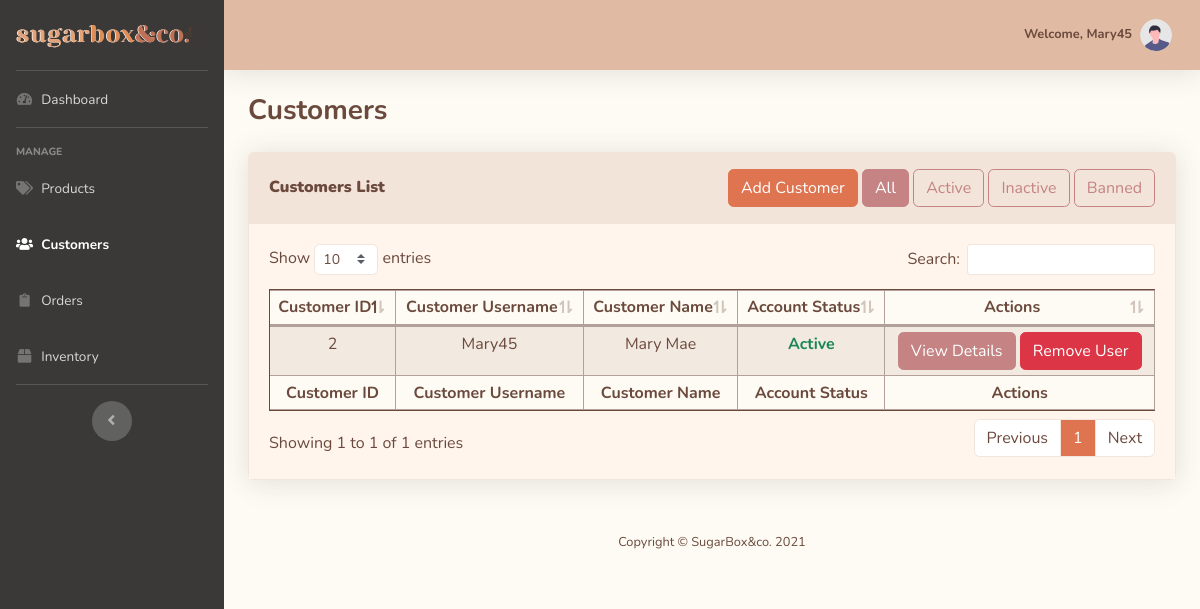
Before: /admin-src/customers.php (signed in) with the older database file.
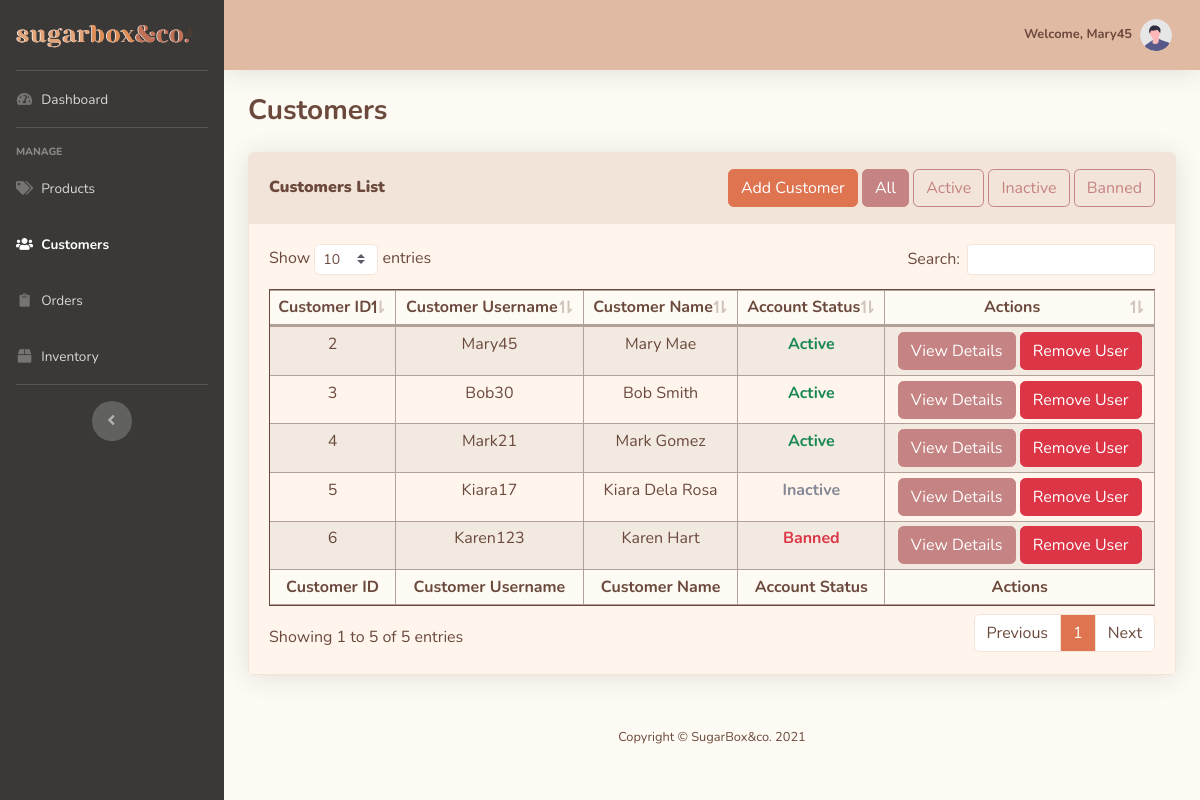
After: the same page with the newer database file.
### tables this page shows
CREATE TABLE `customer` (
  `Cust_ID` int(11) NOT NULL,
  `Cust_FName` varchar(40) NOT NULL,
  `Cust_LName` varchar(40) NOT NULL,
  `Cust_ContactNo` varchar(11) NOT NULL,
  `Cust_Address` varchar(40) NOT NULL
);

CREATE TABLE `accounts` (
  `Account_ID` int(11) NOT NULL,
  `Acc_Username` varchar(40) NOT NULL,
  `Acc_Password` varchar(255) NOT NULL,
  `Date_Created` date NOT NULL DEFAULT current_timestamp(),
  `Acc_Status` enum('0','1','2','') NOT NULL COMMENT '0-Banned,1-Inactive (>60 days), 2-Active',
  `User_Type` enum('0','1','','') NOT NULL COMMENT '0-Admin, 1-Customer '
);

### admin-src/customers.php (the view, shortened to what this page needs)
<?php
include 'includes/header.php';
include 'includes/sidebar.php';
include 'includes/topbar.php'
?>
<head>
</head>
<div class="container-fluid">
    <div class="d-sm-flex align-items-center justify-content-between mb-4">
        <h1 class="h3 mb-0 text-content"><b>Customers</b></h1>
    </div>
        <div class="card shadow mb-4 border-section">
                <div class="card-header py-3 d-flex flex-row align-items-center justify-content-between bg-section border-section">
                    <h6 class="m-0 font-weight-bold text-content"><b>Customers List</b></h6>
                    <div>
                    <button type="button" class="btn btn-titleColor" data-toggle="modal" data-target="#addCustomer">
                    Add Customer
                    </button>
                    <a href="customers.php?q=all" type="button" class="btn <?php echo (isset($_GET['q']) && $_GET['q'] == 'all') || !isset($_GET['q']) ? 'btn-subheading' : 'btn-outline-subheading' ?>">All</a>
                    <a href="customers.php?q=active" type="button" class="btn <?php echo isset($_GET['q']) && $_GET['q'] == 'active' ? 'btn-subheading' : 'btn-outline-subheading' ?>">Active</a>
                    <a href="customers.php?q=inactive" type="button" class="btn <?php echo isset($_GET['q']) && $_GET['q'] == 'inactive' ? 'btn-subheading' : 'btn-outline-subheading' ?>">Inactive</a>
                    <a href="customers.php?q=banned" type="button" class="btn <?php echo isset($_GET['q']) && $_GET['q'] == 'banned' ? 'btn-subheading' : 'btn-outline-subheading' ?>">Banned</a>
                    </div>
                </div>
                <div class="card-body bg-section2">
                    <div class="table-responsive">
                        <?php
                        $conn = db_connect();
                        if (isset($_GET['q']) && $_GET['q'] == 'active') {
                            $account_query = "SELECT accounts.Account_ID,
                                                accounts.Acc_Username,
                                                accounts.Acc_Status,
                                                customer.Cust_FName,
                                                customer.Cust_LName
                                        FROM accounts
                                        INNER JOIN customer
                                        ON accounts.Account_ID = customer.Cust_ID
                                        WHERE accounts.Acc_Status = '2'
                                        ORDER BY accounts.Account_ID ASC";
                            $err_message = "No Active Customers To Be Found";
                        } else {
                            $account_query = "SELECT accounts.Account_ID,
                                                accounts.Acc_Username,
                                                accounts.Acc_Status,
                                                customer.Cust_FName,
                                                customer.Cust_LName
                                        FROM accounts
                                        INNER JOIN customer
                                        ON accounts.Account_ID = customer.Cust_ID
                                        ORDER BY accounts.Account_ID ASC";
                            $err_message = "No Customers To Be Found";
                        }
                        $acc_query_run = mysqli_query($conn, $account_query);
                        $check_accounts = mysqli_num_rows($acc_query_run) > 0;
                        if($check_accounts) {
                        ?>
                            <table class="table table-sm table-bordered table-striped border-content table-content bg-section2 text-content" id="dataTable">
                                <thead class="bg-light text-center">
                                    <tr>
                                        <th>Customer ID</th>
                                        <th>Customer Username</th>
                                        <th>Customer Name</th>
                                        <th>Account Status</th>
                                        <th>Actions</th>
                                    </tr>
                                </thead>
                                <tfoot class="bg-light text-center" >
                                    <tr>
                                        <th>Customer ID</th>
                                        <th>Customer Username</th>
                                        <th>Customer Name</th>
                                        <th>Account Status</th>
                                        <th>Actions</th>
                                    </tr>
                                </tfoot>
                                <tbody class="text-center">
                                    <?php while($row = mysqli_fetch_assoc($acc_query_run)) {
                                        switch($row['Acc_Status']){
                                            case 0: $status = "Banned";
                                                    $style = "text-danger";
                                                    break;
                                            case 1: $status = "Inactive";
                                                    $style = "text-gray-600";
                                                    break;
                                            case 2: $status = "Active";
                                                    $style = "text-success";
                                                    break;
                                        }
                                    ?>
                                    <tr>
                                        <td><?php echo $row['Account_ID']; ?></td>
                                        <td><?php echo $row['Acc_Username']; ?></td>
                                        <td><?php echo $row['Cust_FName'];?> <?php echo $row['Cust_LName']; ?></td>
                                        <td class="font-weight-bold <?php echo $style ?>"><?php echo $status ?></td>
                                        <td class="d-sm-flex align-items-center justify-content-center">
                                        <button class="btn btn-subheading" data-toggle="modal" data-target="#viewDetails<?php echo $row['Account_ID'];?>">View Details</button>
                                        <button class="btn btn-danger" data-toggle="modal" data-target="#deleteUser<?php echo $row['Account_ID'];?>">Remove User</button>
                                        </td>
                                    </tr>
                                    </div>
                                    <?php } ?>
                        <?php
                        }
                        else
                        {  ?>
                                <p class="text-center lead text-content font-weight-bolder my-5"><?php echo $err_message ?></p>
                        <?php } ?>
                    </div>
                </div>
        </div>
</div>
<?php
include 'includes/footer.php';
include 'includes/scripts.php'
?>

### admin-src/includes/header.php (shortened to what this page needs)
<!DOCTYPE html>
<html lang="en">
<head>
    <link href="vendor/fontawesome-free/css/all.min.css" rel="stylesheet" type="text/css">
    <link href="css/sb-admin-2.min.css" rel="stylesheet">
    <link href="vendor/datatables/dataTables.bootstrap4.min.css" rel="stylesheet">
    <link rel="stylesheet" href="../css/styleimg.css">
</head>
<body id="page-top">
    <div id="wrapper">

### admin-src/includes/sidebar.php (shortened to what this page needs)
<ul class="navbar-nav sidebar sidebar-dark accordion fixed-top" id="accordionSidebar" style="background-color:#3a3937;">
    <a class="sidebar-brand d-flex align-items-center justify-content-center" href="index.php">
        <img class="img-fluid" src="../assets/sblogo-2.svg" alt="SugarBox&co. logo" draggable="false">
    </a>
    <hr class="sidebar-divider my-0">
    <li class="nav-item <?php if(basename($_SERVER['PHP_SELF']) == 'index.php') echo 'active' ?>">
        <a class="nav-link" href="index.php">
            <i class="fas fa-fw fa-tachometer-alt"></i>
            <span>Dashboard</span></a>
    </li>
    <hr class="sidebar-divider">
    <div class="sidebar-heading">
        Manage
    </div>
    <li class="nav-item <?php if(basename($_SERVER['PHP_SELF']) == 'products.php') echo 'active' ?>">
        <a class="nav-link" href="products.php">
            <i class="fas fa-fw fa-tags"></i>
            <span>Products</span></a>
    </li>
    <li class="nav-item <?php if(basename($_SERVER['PHP_SELF']) == 'customers.php') echo 'active' ?>">
        <a class="nav-link" href="customers.php">
            <i class="fas fa-fw fa-users"></i>
            <span>Customers</span></a>
    </li>
    <li class="nav-item <?php if(basename($_SERVER['PHP_SELF']) == 'orders.php') echo 'active' ?>">
        <a class="nav-link" href="orders.php">
            <i class="fas fa-fw fa-clipboard"></i>
            <span>Orders</span></a>
    </li>
    <li class="nav-item <?php if(basename($_SERVER['PHP_SELF']) == 'inventory.php') echo 'active' ?>">
        <a class="nav-link" href="#">
            <i class="fas fa-fw fa-box"></i>
            <span>Inventory</span></a>
    </li>
    <hr class="sidebar-divider d-none d-md-block">
    <div class="text-center d-none d-md-inline">
        <button class="rounded-circle border-0" id="sidebarToggle"></button>
    </div>
</ul>
<ul class="navbar-nav bg-gradient-dark sidebar sidebar-dark accordion" id="accordionSidebar">
    <a class="sidebar-brand d-flex align-items-center justify-content-center" href="index.php">
    </a>
    <li class="nav-item active">
        <a class="nav-link" href="index.php">
            <span>Dashboard</span></a>
    </li>
    <div class="sidebar-heading">
    </div>
    <li class="nav-item">
        <a class="nav-link" href="products.php">
            <span>Products</span></a>
    </li>
    <li class="nav-item">
        <a class="nav-link" href="#">
            <span>Customers</span></a>
    </li>
    <li class="nav-item">
        <a class="nav-link" href="#">
            <span>Suppliers</span></a>
    </li>
    <li class="nav-item">
        <a class="nav-link" href="#">
            <span>Orders</span></a>
    </li>
    <li class="nav-item">
        <a class="nav-link" href="#">
            <span>Fulfillment</span></a>
    </li>
    <li class="nav-item">
        <a class="nav-link" href="#">
            <span>Inventory</span></a>
    </li>
    <li class="nav-item">
        <a class="nav-link" href="#">
            <span>Sales Reports</span></a>
    </li>
    <div class="text-center d-none d-md-inline">
    </div>
</ul>

### admin-src/includes/topbar.php (shortened to what this page needs)
<div id="content-wrapper" class="d-flex flex-column">
    <div class="bg-light" id="content">
        <nav class="navbar navbar-expand navbar-light bg-primary topbar mb-4 static-top shadow">
            <ul class="navbar-nav ml-auto fix">
                <li class="nav-item dropdown no-arrow">
                    <a class="nav-link dropdown-toggle" href="#" id="userDropdown" role="button"
                        data-toggle="dropdown" aria-haspopup="true" aria-expanded="false">
                        <span class="mr-2 d-none d-lg-inline text-content small"><b>Welcome, <?php echo $_SESSION['user']['accUsername'] ?></b></span>
                        <img class="img-profile rounded-circle"
                            src="img/undraw_profile.svg">
                    </a>
                </li>
            </ul>
        </nav>

### admin-src/includes/footer.php (shortened to what this page needs)
        <footer class="sticky-footer bg-light">
            <div class="container my-auto">
                <div class="copyright text-center my-auto text-content">
                    <span>Copyright &copy; SugarBox&co. 2021</span>
                </div>
            </div>
        </footer>
    </div>
</div>

### admin-src/includes/scripts.php (shortened to what this page needs)
</body>
</html>

### admin-src/includes/header.php (style rules this page uses)
html, body { color: #6B493D; }

Changed rows visible on the page:
added customer: Cust_ID.Account_ID "3", Cust_ID.Acc_Username "Bob30", Cust_FName "Bob", Cust_LName "Smith", Cust_ID.Acc_Status "Active"
added customer: Cust_ID.Account_ID "4", Cust_ID.Acc_Username "Mark21", Cust_FName "Mark", Cust_LName "Gomez", Cust_ID.Acc_Status "Active"
added customer: Cust_ID.Account_ID "5", Cust_ID.Acc_Username "Kiara17", Cust_FName "Kiara", Cust_LName "Dela Rosa", Cust_ID.Acc_Status "Inactive"
added customer: Cust_ID.Account_ID "6", Cust_ID.Acc_Username "Karen123", Cust_FName "Karen", Cust_LName "Hart", Cust_ID.Acc_Status "Banned"
Other visible differences:
text written by a page script: "Show entries Search: Showing 1 to 1 of 1 entries Previous 1 Next" → "Show entries Search: Showing 1 to 5 of 5 entries Previous 1 Next"
